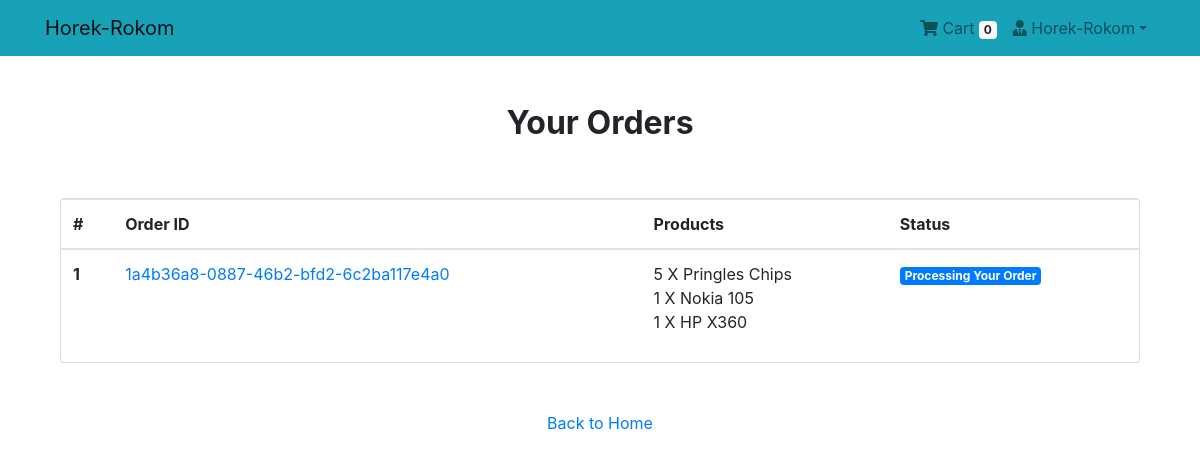
The app's page /payment/orders/ (signed in), older data.
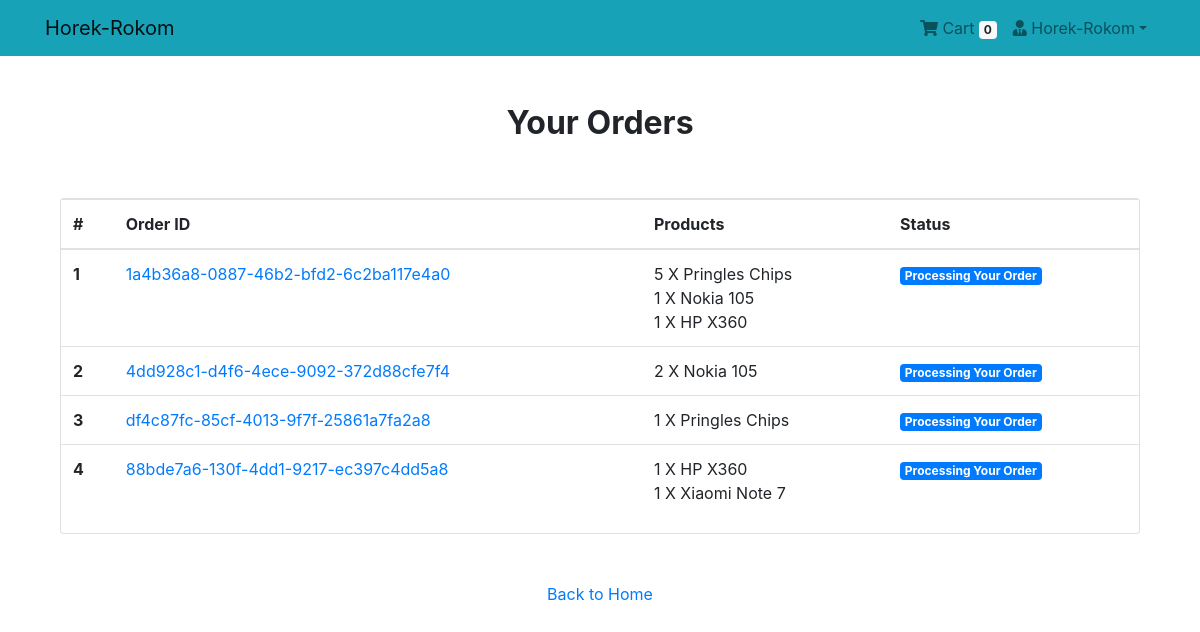
The same page, newer data.
### App_Login/models.py (models this page shows, shortened)
class User(AbstractBaseUser, PermissionsMixin):
    email = models.EmailField(unique=True, null=False)
    is_staff = models.BooleanField(
        ugettext_lazy('staff status'),
        default=False,
        help_text=ugettext_lazy(
            'Designates whether the user can log in this site'
        )
    )
    is_active = models.BooleanField(
        ugettext_lazy('active'),
        default=True,
        help_text=ugettext_lazy(
            'Designates whether this user should be treated as active. Unselect this instead of deleting accounts'
        )
    )
    USERNAME_FIELD = 'email'
    objects = MyUserManager()

class Profile(models.Model):
    user = models.OneToOneField(
        User, on_delete=models.CASCADE, related_name='profile')
    username = models.CharField(max_length=264, blank=True)
    full_name = models.CharField(max_length=264, blank=True)
    address_1 = models.TextField(max_length=300, blank=True)
    city = models.CharField(max_length=40, blank=True)
    zipcode = models.CharField(max_length=10, blank=True)
    country = models.CharField(max_length=50, blank=True)
    phone = models.CharField(max_length=20, blank=True)
    date_joined = models.DateTimeField(auto_now_add=True)

### App_Order/models.py (models this page shows, shortened)
class Order(models.Model):
    orderitems=models.ManyToManyField(Cart)
    user=models.ForeignKey(settings.AUTH_USER_MODEL,on_delete=models.CASCADE)
    ordered=models.BooleanField(default=False)
    created=models.DateTimeField(auto_now_add=True)
    paymentID=models.CharField(max_length=264,blank=True,null=True)
    orderID=models.CharField(max_length=200,blank=True,null=True)

class Cart(models.Model):
    user=models.ForeignKey(settings.AUTH_USER_MODEL,on_delete=models.CASCADE, related_name="cart")
    item=models.ForeignKey(Product,on_delete=models.CASCADE)
    quantity = models.IntegerField(default=1)
    purchased=models.BooleanField(default=False)
    created=models.DateTimeField(auto_now_add=True) #first bar
    updated=models.DateTimeField(auto_now=True)     #prottek update a
    def __str__(self):
        return f'{self.quantity} X {self.item}'

### App_Shop/models.py (models this page shows)
class Product(models.Model):
    mainimage=models.ImageField(upload_to='Products')
    name=models.CharField(max_length=264)
    category = models.ForeignKey(Category, on_delete=models.CASCADE, related_name='category')
    preview_text=models.TextField(max_length=200,verbose_name='Preview Text')
    detail_text=models.TextField(max_length=1000,verbose_name='Description')
    price=models.FloatField()
    old_price=models.FloatField(default=0.00)
    created=models.DateTimeField(auto_now_add=True)
    def __str__(self):
        return self.name
    class Meta:
        ordering=['-created',] #latest date wise ordering thakbe

### App_Payment/views.py (the view)
# urls.py: path('orders/',views.order_view,name="orders"),
@login_required
def order_view(request):
    try:
        orders=Order.objects.filter(user=request.user,ordered=True)
        resource={"orders":orders}
    except:
        messages.warning(request,"You don't have an active order")
        return redirect("App_Shop:home")
    return render(request,"App_Payment/order.htm",context=resource)

### App_Order/templatetags/cart_tag.py (called while the page is built)
@register.filter
def cart_total(user):
    cart=Cart.objects.filter(user=user,purchased=False)
    if cart.exists():
        return cart.count()
    else:
        return 0

### templates/App_Payment/order.htm
{% extends 'base.htm' %}
{% block body_block %}
    <div class="container mt-5">
        <h2 class="text-center">
            <strong>Your Orders</strong>
        </h2>
        <div class="row">
            <div class="col-md-12">
                <div class="card mt-5" style="height: auto;">
                <div class="table-responsive">
                    <table class="table">
                        <thead>
                            <tr>
                                <th scope="col">#</th>
                                <th scope="col">Order ID</th>
                                <th scope="col">Products</th>
                                <th scope="col">Status</th>
                            </tr>
                        </thead>
                        <tbody>
                            {% for order in orders %}
                        <tr>
                            <th scope="row">{{ forloop.counter }}</th>
                            <td><a href="#">{{order.orderID}}</a></td>
                            <td>
                                {% for item in order.orderitems.all %} {{item}} <br> {% endfor %}
                            </td>
                            <td>
                                <span class="badge badge-primary">Processing Your Order</span>
                            </td>
                        </tr>
                            {% endfor %}
                        </tbody>
                        </table>
                    </div>
                </div>
            </div>
            <div class="col-md-12 my-5 text-center">
                <a href="{% url 'App_Shop:home' %}">Back to Home</a>
            </div>
        </div>
    </div>
{% endblock %}

### templates/base.htm (shortened to what this page needs)
{% load static %}
<!DOCTYPE html>
<html lang="en" dir="ltr">
<head>
    <link rel="stylesheet" href="https://stackpath.bootstrapcdn.com/bootstrap/4.3.1/css/bootstrap.min.css">
    <link href="https://cdnjs.cloudflare.com/ajax/libs/font-awesome/5.10.2/css/all.css" rel="stylesheet">
    <link rel="stylesheet" href="{% static 'css/main.css' %}">
</head>
{% load static %}
<body>
    {% include 'navbar.htm' %}
    <div class="container">
        {% block body_block %}
        {% endblock %}
    </div>
</body>
<html>

### templates/navbar.htm (shortened to what this page needs)
{% load cart_tag %}
<nav class="navbar navbar-expand-lg navbar-light bg-info">
    <div class="container">
        <a class="navbar-brand" href="{% url 'App_Shop:home' %}">Horek-Rokom</a>
        <div class="collapse navbar-collapse" id="navbarNav">
            <ul class="navbar-nav ml-auto">
                {% if request.user.is_authenticated %}
                <li class="nav-item">
                    <a href="{% url 'App_Order:cart' %}" class="nav-link"> <i class="fa fa-shopping-cart"></i> Cart
                        <span class="badge badge-light">{{request.user | cart_total}}</span>
                    </a>
                </li>
                <li class="nav-item dropdown">
                    <a class="nav-link dropdown-toggle" href="#" id="navbarDropdown" role="button" data-toggle="dropdown" aria-haspopup="true" aria-expanded="false">
                        <i class="fas fa-user-tie"></i>
                        {{request.user.profile.username}}</a>
                </li>
                {% else %}
                    <li class="nav-item">
                        <a href="{% url 'App_Login:login' %}" class="btn btn-primary">Login</a>
                    </li>
                {% endif %}
            </ul>
        </div>
    </div>
</nav>

### templates/base.htm (style rules this page uses)
.card { height: 350px; }

Row changes from the older to the newer data that the page shows:
added Order: orderID "4dd928c1-d4f6-4ece-9092-372d88cfe7f4"
added Cart: quantity+item "2 X Nokia 105", shown under "4dd928c1-d4f6-4ece-9092-372d88cfe7f4"
added Order: orderID "df4c87fc-85cf-4013-9f7f-25861a7fa2a8"
added Cart: quantity+item "1 X Pringles Chips", shown under "df4c87fc-85cf-4013-9f7f-25861a7fa2a8"
added Order: orderID "88bde7a6-130f-4dd1-9217-ec397c4dd5a8"
added Cart: quantity+item "1 X HP X360", shown under "88bde7a6-130f-4dd1-9217-ec397c4dd5a8"
added Cart: quantity+item "1 X Xiaomi Note 7", shown under "88bde7a6-130f-4dd1-9217-ec397c4dd5a8"
